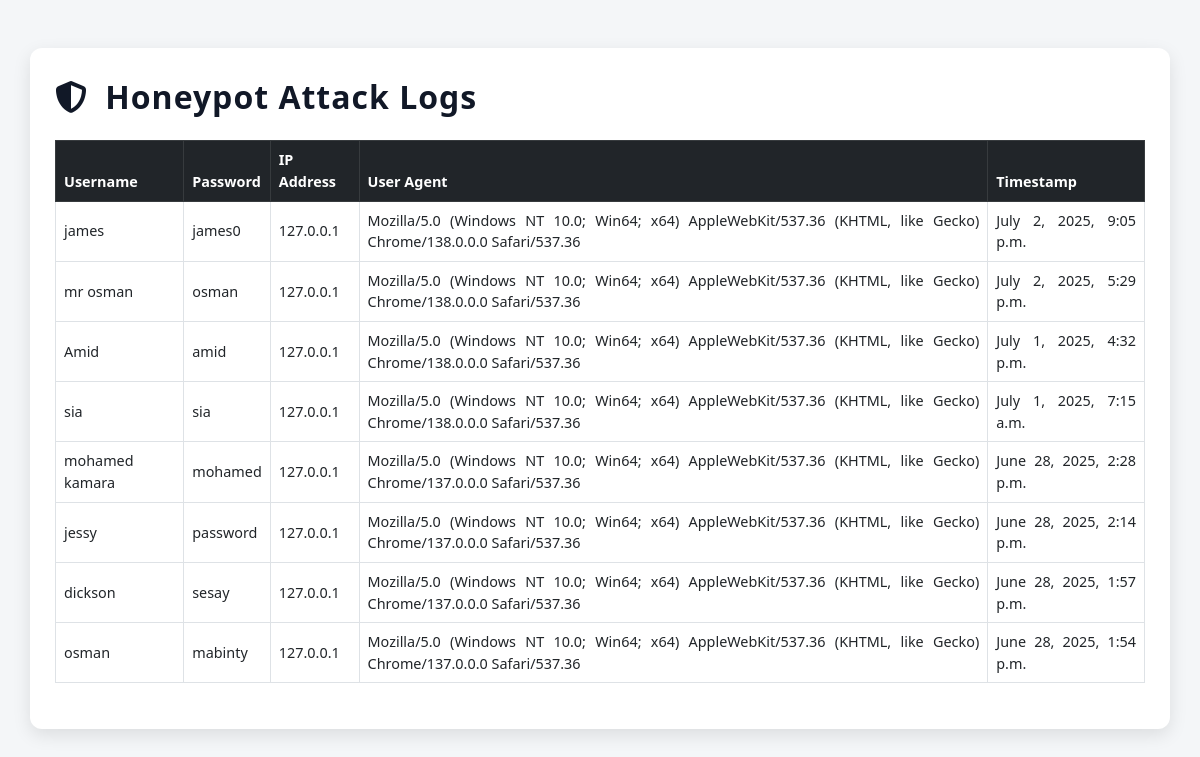
/dashboard/, run on the app's committed database.
### honeypot/models.py (models this page shows, shortened)
class AttackLog(models.Model):
    username = models.CharField(max_length=100)
    password = models.CharField(max_length=100)
    ip_address = models.GenericIPAddressField()
    user_agent = models.TextField()
    timestamp = models.DateTimeField(auto_now_add=True)

### honeypot/views.py (the view)
# urls.py: path('dashboard/', views.dashboard, name='dashboard'),
def dashboard(request):
    logs = AttackLog.objects.all().order_by('-timestamp')
    return render(request, 'honeypot/dashboard.html', {'logs': logs})

### honeypot/templates/honeypot/dashboard.html (shortened to what this page needs)
{% load static %}
<!DOCTYPE html>
<html lang="en">
<head>
    <link
      href="https://cdn.jsdelivr.net/npm/bootstrap@5.3.0/dist/css/bootstrap.min.css"
      rel="stylesheet"
    />
    <link
      href="https://cdnjs.cloudflare.com/ajax/libs/font-awesome/6.4.0/css/all.min.css"
      rel="stylesheet"
    />
    <link rel="stylesheet" href="{% static 'honeypot/style.css' %}" />
</head>
<body>
<div class="container mt-5 dashboard-container">
    <h2 class="mb-4">
        <i class="fas fa-shield-alt me-2"></i>
        Honeypot Attack Logs
    </h2>
    <table class="table table-bordered table-hover align-middle">
        <thead class="table-dark">
        <tr>
            <th>Username</th>
            <th>Password</th>
            <th>IP Address</th>
            <th>User Agent</th>
            <th>Timestamp</th>
        </tr>
        </thead>
        <tbody>
        {% for log in logs %}
            <tr>
                <td data-label="Username">{{ log.username }}</td>
                <td data-label="Password">{{ log.password }}</td>
                <td data-label="IP Address">{{ log.ip_address }}</td>
                <td data-label="User Agent">{{ log.user_agent }}</td>
                <td data-label="Timestamp">{{ log.timestamp }}</td>
            </tr>
        {% empty %}
            <tr>
                <td colspan="5" class="text-center">No logs found</td>
            </tr>
        {% endfor %}
        </tbody>
    </table>
</div>
</body>
</html>

### static/honeypot/style.css (style rules this page uses)
* { box-sizing: border-box; }
body { font-family: 'Segoe UI', Tahoma, Geneva, Verdana, sans-serif; color: #1f2937; background-color: #f4f6f8; margin: 0; padding: 0; }
.dashboard-container { background: white; padding: 30px 25px; border-radius: 12px; box-shadow: 0 6px 18px rgba(0, 0, 0, 0.1); margin-top: 40px; }
.dashboard-container h2 { color: #111827; font-weight: 700; margin-bottom: 25px; letter-spacing: 1px; }
table { width: 100%; border-collapse: collapse; font-size: 0.9rem; color: #374151; text-align: center; }
thead tr { background-color: #2563eb; color: white; text-align: center; }
thead th, tbody td { padding: 14px 12px; border-bottom: 1px solid #e5e7eb; text-align: left; text-align: justify; }

### data on the page
AttackLog: username "james", password "james0", ip_address "127.0.0.1", user_agent "Mozilla/5.0 (Windows NT 10.0; Win64; x64) AppleWebKit/537.36 (KHTML, like Gecko) Chrome/138.0.0.0 Safari/537.36", timestamp "July 2, 2025, 9:05 p.m."
AttackLog: username "mr osman", password "osman", ip_address "127.0.0.1", user_agent "Mozilla/5.0 (Windows NT 10.0; Win64; x64) AppleWebKit/537.36 (KHTML, like Gecko) Chrome/138.0.0.0 Safari/537.36", timestamp "July 2, 2025, 5:29 p.m."
AttackLog: username "Amid", password "amid", ip_address "127.0.0.1", user_agent "Mozilla/5.0 (Windows NT 10.0; Win64; x64) AppleWebKit/537.36 (KHTML, like Gecko) Chrome/138.0.0.0 Safari/537.36", timestamp "July 1, 2025, 4:32 p.m."
AttackLog: username "sia", password "sia", ip_address "127.0.0.1", user_agent "Mozilla/5.0 (Windows NT 10.0; Win64; x64) AppleWebKit/537.36 (KHTML, like Gecko) Chrome/138.0.0.0 Safari/537.36", timestamp "July 1, 2025, 7:15 a.m."
AttackLog: username "mohamed kamara", password "mohamed", ip_address "127.0.0.1", user_agent "Mozilla/5.0 (Windows NT 10.0; Win64; x64) AppleWebKit/537.36 (KHTML, like Gecko) Chrome/137.0.0.0 Safari/537.36", timestamp "June 28, 2025, 2:28 p.m."
AttackLog: username "jessy", password "password", ip_address "127.0.0.1", user_agent "Mozilla/5.0 (Windows NT 10.0; Win64; x64) AppleWebKit/537.36 (KHTML, like Gecko) Chrome/137.0.0.0 Safari/537.36", timestamp "June 28, 2025, 2:14 p.m."
AttackLog: username "dickson", password "sesay", ip_address "127.0.0.1", user_agent "Mozilla/5.0 (Windows NT 10.0; Win64; x64) AppleWebKit/537.36 (KHTML, like Gecko) Chrome/137.0.0.0 Safari/537.36", timestamp "June 28, 2025, 1:57 p.m."
AttackLog: username "osman", password "mabinty", ip_address "127.0.0.1", user_agent "Mozilla/5.0 (Windows NT 10.0; Win64; x64) AppleWebKit/537.36 (KHTML, like Gecko) Chrome/137.0.0.0 Safari/537.36", timestamp "June 28, 2025, 1:54 p.m."
